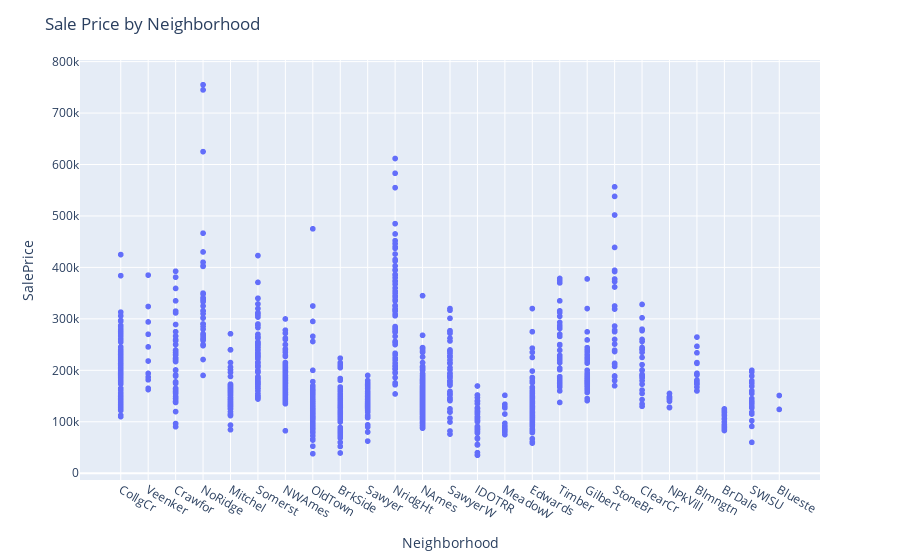

Notebook source saved alongside this figure:
### Markdown cell above
### Visualising using scatter

### Code cell
fig = px.scatter(df_px, x="Neighborhood", y="SalePrice")
fig.update_layout(title_text = 'Sale Price by Neighborhood')
fig.show()

### Figure 1 — Plotly figure (JSON) as saved in the notebook; plotly's stock layout.template omitted (floating-point values rounded to 4 significant figures; data arrays with more than 128 entries replaced by an {"elided": "..."} marker saying what was removed)
{"data": [{"hovertemplate": "Neighborhood=%{x}<br>SalePrice=%{y}<extra></extra>", "legendgroup": "", "marker": {"color": "#636efa", "symbol": "circle"}, "mode": "markers", "name": "", "showlegend": false, "type": "scattergl", "x": {"elided": "1460 str values"}, "xaxis": "x", "y": {"elided": "1460 int values"}, "yaxis": "y"}], "layout": {"legend": {"tracegroupgap": 0}, "margin": {"t": 60}, "title": {"text": "Sale Price by Neighborhood"}, "xaxis": {"anchor": "y", "domain": [0, 1], "title": {"text": "Neighborhood"}}, "yaxis": {"anchor": "x", "domain": [0, 1], "title": {"text": "SalePrice"}}}}
